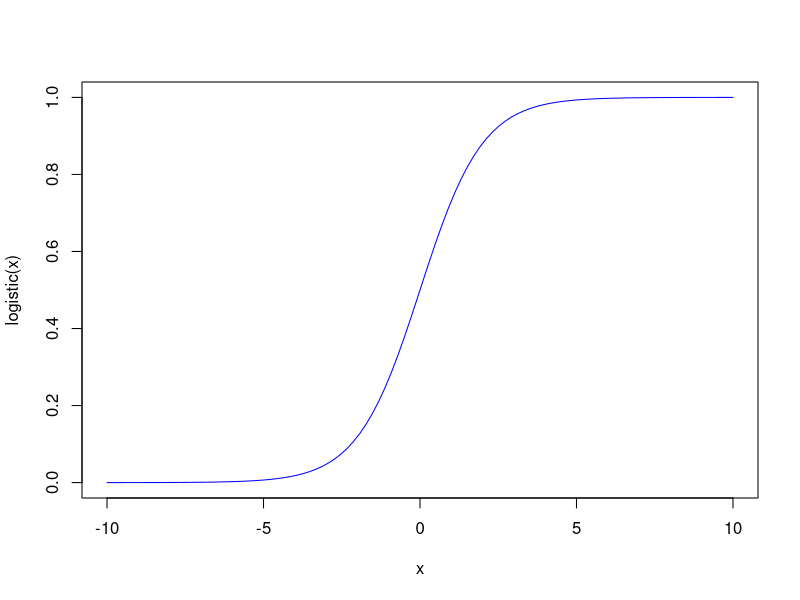
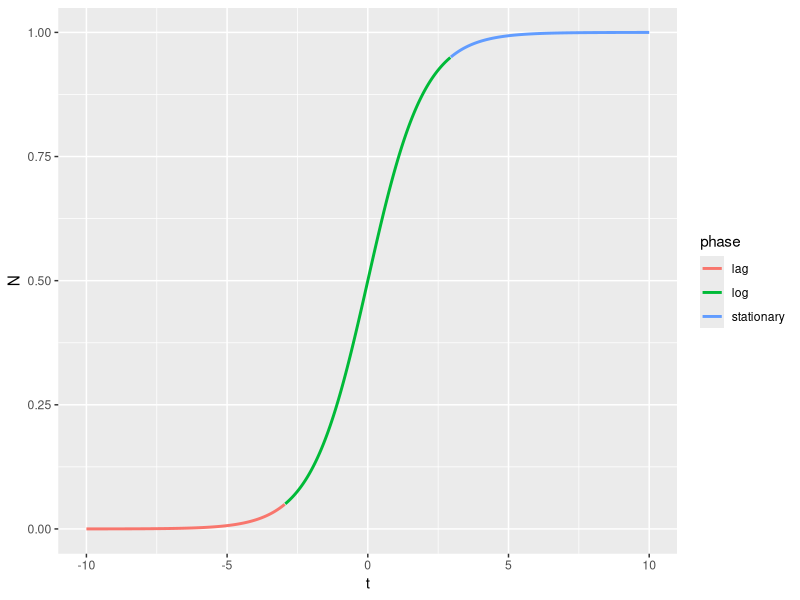
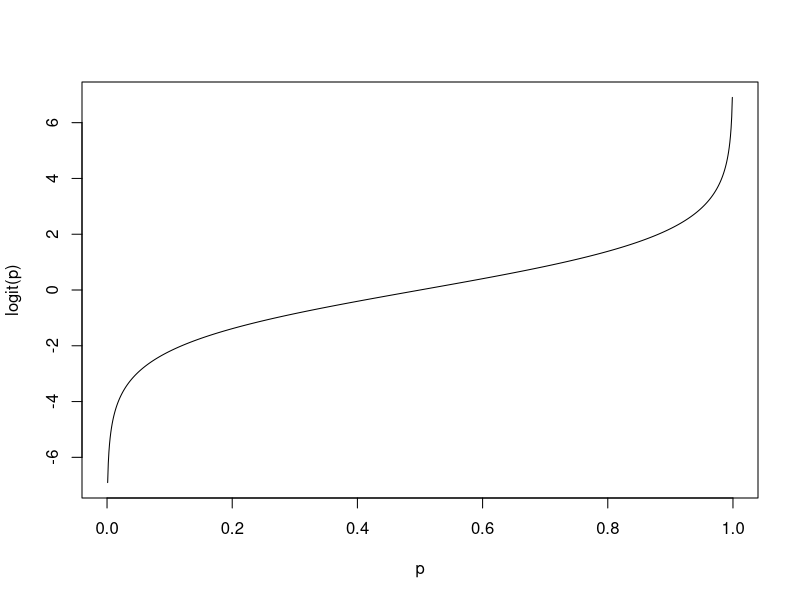
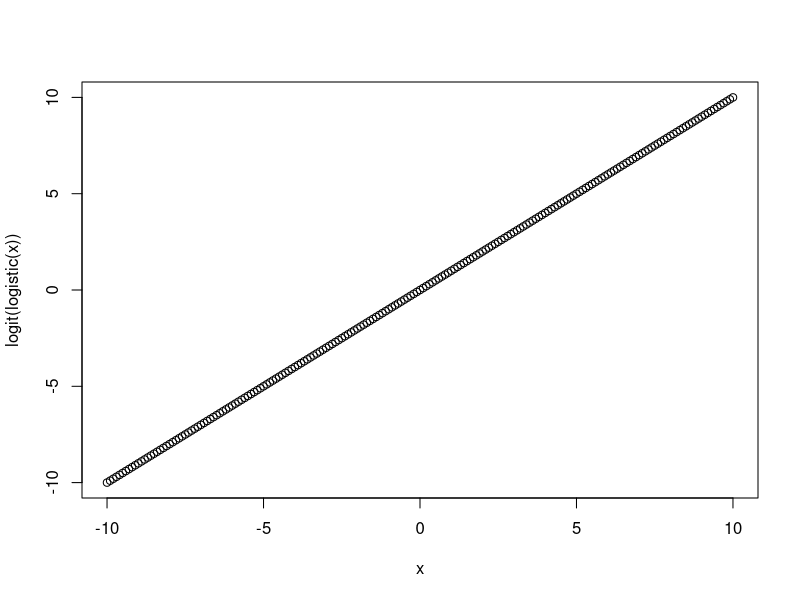

Source code (R) for these figures, in order:
## ---- chunk 1
logistic <- function(t) 1 / (1 + exp(-t))
## ---- chunk 2
x <- seq(-10, 10, length=100)
plot(x, logistic(x), col="blue", type='l')
## ---- chunk 3
library(ggplot2)

growth <- function(t, K, C, r) K / (1 + C * K * exp(-r * t))

num_timeslices <- 1000
df <- data.frame(t=seq(-10, 10, length=num_timeslices))
df$N <- growth(df$t, K=1, C=1, r=1)
df$phase <- cut(df$N, breaks=c(0, 0.05, 0.95, 1.0), labels=c("lag", "log", "stationary"), include.lowest=TRUE)
ggplot(df, aes(x=t, y=N, col=phase)) + geom_line(size=1)

## ---- chunk 4
logit <- function(p) log(p/(1-p))
## ---- chunk 5
p <- seq(0,1, length=1000)
plot(p, logit(p), type='l')
## ---- chunk 6
x <- seq(-10, 10, length=201)
plot(x, logit(logistic(x)))
